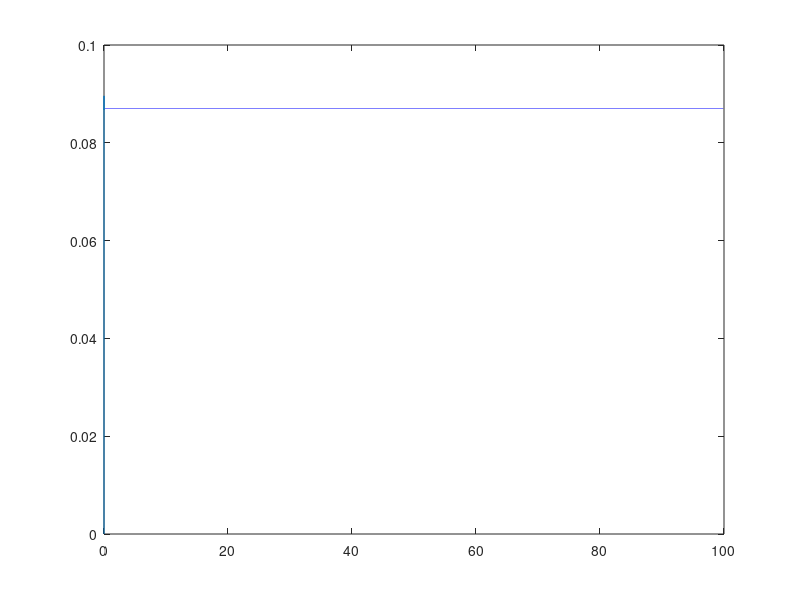

The MATLAB source for this figure:
m = 1000;
b = 50;

A = -b/m;
B = 1/m;
C = 1;
D = 0;


Ts = 0.001;

cruise_ss = ss(A,B,C,D,Ts);

% controller
Kp = 80;
Ki = 20;
Kd = 0;
C = pid(Kp,Ki,0,0,Ts);

T = feedback(C*cruise_ss,1);

[y, t] = step(T, 100);
plot(t,y)





